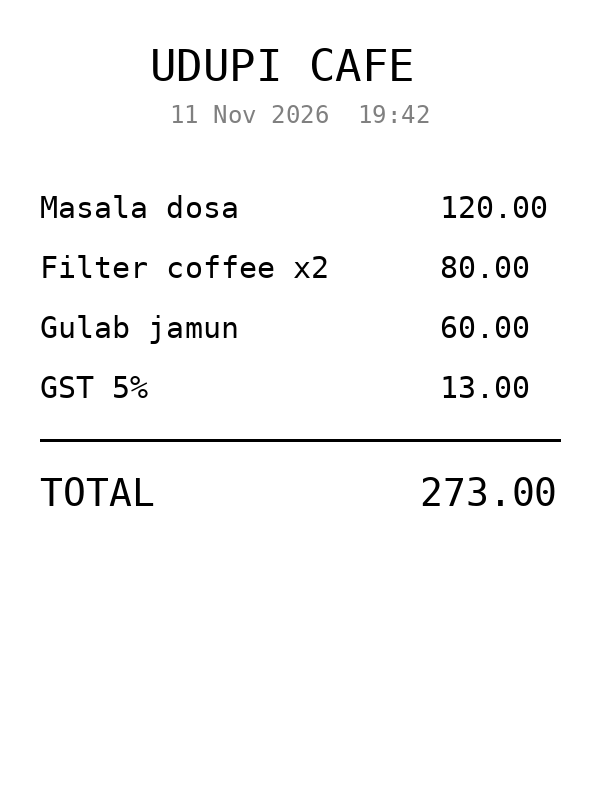
#> input picture 21-multimodal-ai/receipt.png, 600 x 800 px
$ python see_image.py
#> lines starting #> are read from the running program, lines starting #| are printed output that depends on the picture
# see_image.py: how a vision model "sees" an image, and what it costs
# 1) cut the image into patches   2) count the tokens (Episode 21)
import math
import numpy as np
from PIL import Image

PATCH = 32   # a vision encoder looks at small squares (patches)

def to_patches(path, size=448):
#> called with path = 'receipt.png', size = 448
    img = Image.open(path).convert("RGB").resize((size, size))
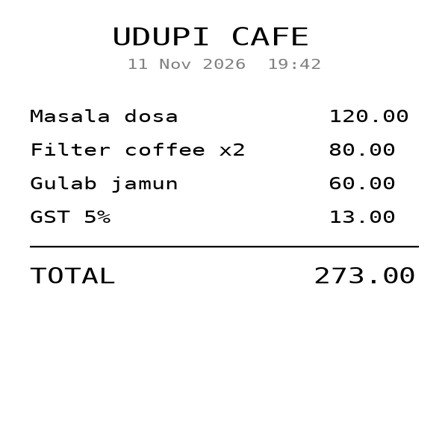
#> img: PIL image 448x448 RGB; min 0, max 255, mean 247.7
    a = np.asarray(img, dtype=np.float32) / 255    # (448, 448, 3)
    n = size // PATCH                               # 14 per side
    p = a.reshape(n, PATCH, n, PATCH, 3).swapaxes(1, 2)
    return p.reshape(n * n, PATCH * PATCH * 3)      # 1 row per patch
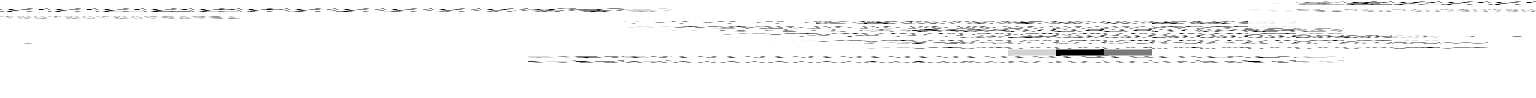
#> returned value: shape (196, 3072) float32 (shown at 1/2 size); min 0, max 1, mean 0.972

def openai_tokens(w, h, detail="high"):   # GPT-4o style tile rule
    if detail == "low":
        return 85
    s = min(1, 2048 / max(w, h)); w, h = w * s, h * s
    s = min(1, 768 / min(w, h)); w, h = w * s, h * s
    return 85 + 170 * math.ceil(w / 512) * math.ceil(h / 512)

def claude_tokens(w, h):                  # about (width x height) / 750
    s = min(1, 1568 / max(w, h), math.sqrt(1_150_000 / (w * h)))
    return round(w * s * h * s / 750)

if __name__ == "__main__":
    p = to_patches("receipt.png")
    print("patches:", p.shape[0], "| numbers per patch:", p.shape[1])
#| patches: 196 | numbers per patch: 3072
    for name, (w, h) in {"receipt 600x800": (600, 800),
                         "phone photo 4032x3024": (4032, 3024)}.items():
        print(f"{name:22} openai high {openai_tokens(w, h):5}"
              f" | low {openai_tokens(w, h, 'low'):3}"
              f" | claude {claude_tokens(w, h):5}")
    for mins in (1, 10, 60):              # Gemini: ~263 tokens per second
        print(f"video {mins:2} min  ~{mins * 60 * 263:>9,} tokens")
